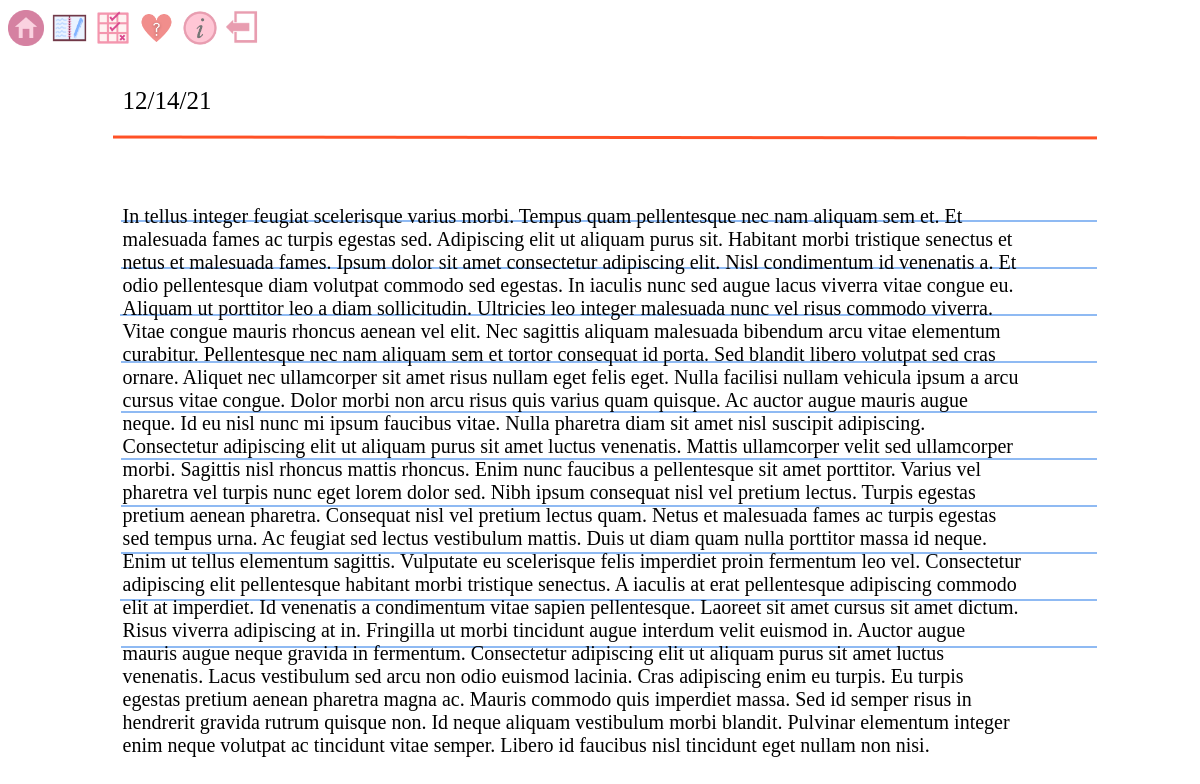
The page /journal/3 (signed in) on the database its author committed.
### app/models.py (models this page shows, shortened)
class Journal(db.Model):
    id = db.Column(db.Integer, primary_key=True)
    date_posted = db.Column(db.Date, nullable=False, default= date.today())
    content = db.Column(db.Text, nullable=False)
    user_id = db.Column(db.Integer, db.ForeignKey('user.id'), nullable=False)

### app/routes.py (the view)
@app.route("/journal/<int:journal_id>") # view a single journal with the given id
@login_required
def viewjournal(journal_id):
    todays_date= date.today()
    journal = Journal.query.get_or_404(journal_id)
    return render_template('single_journal.html',  journal=journal, todays_date=todays_date, title="Single Journal" )

### app/models.py (called while the page is built)
@login_manager.user_loader
def load_user(user_id):
    return User.query.get(int(user_id))

### app/templates/single_journal.html (shortened to what this page needs)
<!doctype html>
<html lang="en">
    <head>
        <link rel="stylesheet" href="..\static\single_journal.css">
        <div>
            <a class="nav-link" href="/mainpage"><img src="\static\images\home.png " width="3%"></a>
            <a class="nav-link" href="/journal"><img src="\static\images\journal_icon.png " width="3%"></a>
            <a class="nav-link" href="/habittracker"><img src="\static\images\habittracker_icon.png " width="3%"></a>
            <a class="nav-link" href="/moodtracker"><img src="\static\images\moodtracker_icon.png " width="3%"></a>
            <a class="nav-link" href="/info"><img src="\static\images\information_icon.png " width="3%"></a>
            <a class="nav-link" href="/"><img src="\static\images\logout_icon.png " width="3%"></a>
        </div>
    </head>
    <body>
        <div class="container">
            {% if journal.date_posted == todays_date %}
                <form action="{{ '/journal/' + journal.id|string + '/update' }}" method="POST" style="width: 100%; height: 70%;">
                    <label for="journal" style="padding-left: 2%; font-size: 25px;">{{ journal.date_posted.strftime("%D") }}</label><br>
                    <textarea id="journal" name="journal" cols="55" rows="7" style="padding-left: 2%; font-size: 20px;">{{ journal.content }}</textarea><br>
                    <input class="submit" type="image" src="\static\images\pen_icon.png" width="10%" style="margin-left: 60%;" alt="Submit">
                    <input type="hidden" name="flag" value="fromjournal">
                </form>
            {% else %}
                <h4 style="padding-left: 2%; font-size: 25px;">{{ journal.date_posted.strftime("%D") }}</h4><br>
                <p style="padding-left: 2%; font-size: 20px; width: 900px;">{{ journal.content }}</p><br>
            {% endif %}
        </div>
    </body>
</html>

### app/static/single_journal.css (style rules this page uses)
body { font-family: serif; font-size:xx-large; }
.container { margin: 8%; margin-top: 2%; background: url("images/journal_page_cropped1.png") no-repeat; height: 600px; }
h4 { font-weight: normal; }

### rows shown on the page
Journal: date_posted "12/14/21", content "In tellus integer feugiat scelerisque varius morbi. Tempus quam pellentesque nec nam aliquam sem et. Et malesuada fames ac turpis egestas sed. Adipiscing elit ut aliquam purus sit. Habitant morbi tristique senectus et netus et malesuada fames. Ipsum dolor sit amet consectetur adipiscing elit. Nisl condimentum id venenatis a. Et odio pellentesque diam volutpat commodo sed egestas. In iaculis nunc sed augue lacus viverra vitae congue eu. Aliquam ut porttitor leo a diam sollicitudin. Ultricies leo integer malesuada nunc vel risus commodo viverra. Vitae congue mauris rhoncus aenean vel elit. Nec sagittis aliquam malesuada bibendum arcu vitae elementum curabitur. Pellentesque nec nam aliquam sem…"
